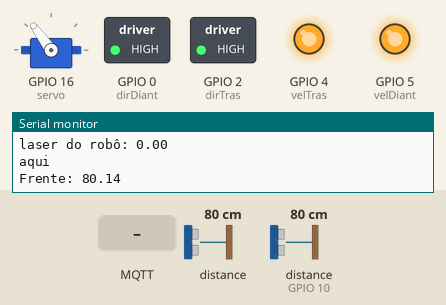
Bench run of a sketch on a simulated ESP8266 (NodeMCU). Shown: servo, switched loads named in the sketch (green lamp = pin HIGH), output pins drawn as LEDs (lit = HIGH), the last lines printed to the serial monitor. Wiring (inferred from the names in the program): ultrasonic range finder: trigger GPIO 14; echo GPIO 10. Inputs (shaded band) come from the test bench; at power-on: distance to the obstacle 80 cm, distance to the obstacle (sensor on GPIO 10) 80 cm. The echo pulse lasts 58.3 µs per cm; WiFi joins after 1.5 s; servers stay silent unless stated; no MQTT or app messages arrive unless stated; pins used as bus, display or sensor lines are not drawn.

Above: at 2.7 s.
2.8 s: distance to the obstacle (sensor 0) set to 12 cm
4.3 s: distance to the obstacle (sensor 0) set to 9 cm
At 4.9 s:
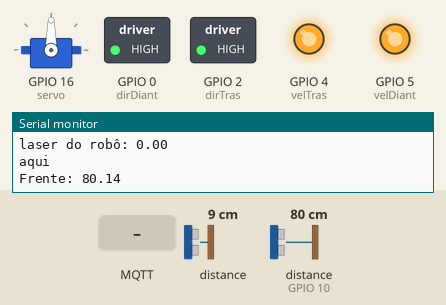
5.8 s: distance to the obstacle (sensor 0) set to 2 cm
At 6.9 s:
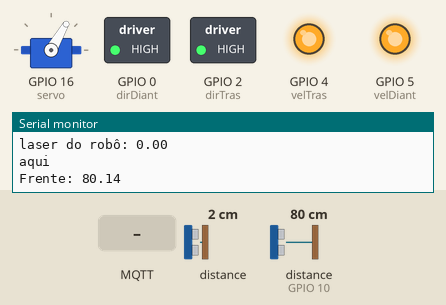
7.6 s: MQTT message "DISTANCIA" arrives on the first subscribed topic
At 8.6 s:
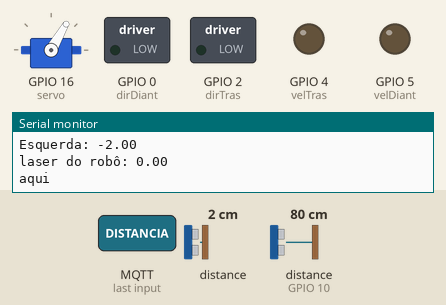
Timing chart, 0 to 25.1 s (numbered marks = the images above; inputs shaded):
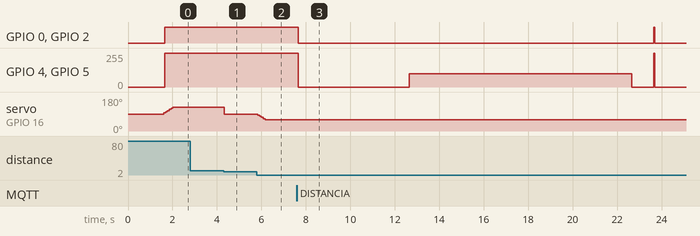

The sketch:

veiculo.ino
```cpp
#include "Adafruit_VL53L0X.h"     /*Biblioteca do laser */
#include <Wire.h>                 /*Biblioteca para declaração das portas SDA e SCL*/
#include <Servo.h>                /*Biblioteca do Servo Motor*/
#include <Ultrasonic.h>           /*Biblioteca do do Ultrasonico*/
#include <ESP8266WiFi.h>           /*Biblioteca WIFI para ESP */
#include <PubSubClient.h>         /*Biblioteca do MQTT */

//WiFi
const char* SSID =  "NotebookSaulo";/*"MostraProfissoes";              /* SSID / nome da rede WiFi que deseja se conectar*/
const char* PASSWORD = "Saulo1004"; /*  "profissoes";   /* Senha da rede WiFi que deseja se conectar*/
WiFiClient wifiClient;

//MQTT Server
const char* BROKER_MQTT ="192.168.137.1";/*"broker.hivemq.com";//"test.mosquitto.org"; //URL do broker MQTT que se deseja utilizar*/
int BROKER_PORT = 1883;               /*       // Porta do Broker MQTT*/

#define ID_MQTT  "CARRO"      /*Informe um ID unico e seu. Caso sejam usados IDs repetidos a ultima conexão irá sobrepor a anterior. */
#define VAGA1 "VAGA1"       /*Informe um Tópico único. Caso sejam usados tópicos em duplicidade, o último irá eliminar o anterior.*/
#define VAGA2 "VAGA2"         /*Informe um Tópico único. Caso sejam usados tópicos em duplicidade, o último irá eliminar o anterior.*/
#define STAVAGA1 "STAVAGA1" /*Informe um Tópico único. Caso sejam usados tópicos em duplicidade, o último irá eliminar o anterior.*/
#define STAVAGA2 "STAVAGA2" /*Informe um Tópico único. Caso sejam usados tópicos em duplicidade, o último irá eliminar o anterior.*/
#define DISTANCIA "DISTANCIA"

PubSubClient MQTT(wifiClient); /* Instancia o Cliente MQTT passando o objeto espClient*/

Servo servo; /*SERVO DA DIREÇÃO*/

#define velDiant 5 /*portas definidas pela shild para os motores (padrao)*/
#define dirDiant 0 /*portas definidas pela shild para os motores (padrao)*/
#define velTras  4 /*portas definidas pela shild para os motores (padrao)*/
#define dirTras  2 /*portas definidas pela shild para os motores (padrao)*/

const int TRIGGERdir = 14; /*TRIGGER DO ULTRASSONICO ESQUERDO*/
const int ECHOdir    = 10; /*ECHO DO ULTRASSONICO ESQUERDO*/

String tempoS = " ";
String statsS = " ";
String distaS = " ";
float esq = 0; /*CONTROLA DISTANCIA DA ESQUERDA*/
float fre = 0; /*CONTROLA DISTANCIA DA FRENTE*/
float disSem = 20;
float esc =0;
float dir = 0; /*CONTROLA DISTANCIA DA DIREITA*/
float disVaga = 20;


int minRange = 512;
int maxRange = 512;
int minSpeed = 50;
int maxSpeed = 100;/*1020;*/
int noSpeed = 0;
int pos = 90; /*SERVO SÓ GIRA 180*/

boolean controle = false;


Adafruit_VL53L0X lox = Adafruit_VL53L0X(); /*DECLARAÇÃO DO LASER*/


//Declaração das Funções
void mantemConexoes();  //Garante que as conexoes com WiFi e MQTT Broker se mantenham ativas
void conectaWiFi();     //Faz conexão com WiFi
void conectaMQTT();     //Faz conexão com Broker MQTT
void recebePacote(char* topic, byte* payload, unsigned int length);
void distanciaLaser();

int recebeTempo(String tempo);
int recebeVaga(String statu);
float recebeDistancia(String distanciac);

void pontomorto();
void frente();
void re();
void reto();
void esquerda();
void direita();
void distancia() ;


void setup() {
  Wire.begin(13,12); /*/DECLARA SCL E DEPOIS A SDA DO LASER*/
  Serial.begin(115200);

  conectaWiFi();
  MQTT.setServer(BROKER_MQTT, BROKER_PORT);
  MQTT.setCallback(recebePacote);

  /*initial settings for motors off and direction forward*/
    servo.attach(16); /* servo está na porta 16*/
    servo.write(pos); /* aciona a porta do servo, zerando*/

    pinMode(velDiant, OUTPUT); /*declara saida dos pinos*/
    pinMode(velTras, OUTPUT);
    pinMode(dirDiant, OUTPUT);
    pinMode(dirTras, OUTPUT);
    digitalWrite(velDiant, LOW); /*declara motores desligados*/
    digitalWrite(velTras, LOW);
    digitalWrite(dirDiant, LOW);
    digitalWrite(dirTras,LOW);

    pinMode(TRIGGERdir, OUTPUT); /*DECLARA ULTRASSONICO COMO SAIDA*/
    pinMode(ECHOdir, INPUT);     /*DECLARA ULTRASSONICO COMO ENTRADA*/

    /* VERIFICA A PORTA USB CONECTADA*/
    while (! Serial) {
      delay(1);
    }

    Serial.println("Adafruit VL53L0X test");
    if (!lox.begin()) {
      Serial.println(F("Failed to boot VL53L0X"));
      while(1);
    }
    /* LIGA O LASER */
    Serial.println(F("VL53L0X API Simple Ranging example\n\n"));

}


void loop() {
    mantemConexoes();
    MQTT.loop();

    distancia();
    distanciaLaser();
    Serial.print("laser do robô: ");
    Serial.println(fre);

    /* CARRINHO IR PARA ESQUERDA LENDO LASER */
    if((esq >= 5) &&(esq <= 6 )) {
       reto();
    }else if (esq >= 6.1 ){
        esquerda();
    }else if(esq <= 4.9){
       direita();
    }

    frente();
    Serial.println("aqui");
       //// mexer aqui de acordo com a vaga
       if ( (disSem < 30) && (!controle) ) {
        controle = true;
       }

          if ((disVaga <= 6) && (controle)){
             pontomorto();
             delay(5000);
             re();
             delay(10000);
             pontomorto();
             controle = false;
             delay(1000);
             frente();
             if ((esq >= 5) &&(esq <= 6 )) {
                reto();
             }else if (esq >= 6.1 ){
                   esquerda();
             }else if(esq <= 4.9){
                   direita();
             }
          }else{
                //Serial.println("segue pq não entrou em nada");
                frente();
          }


}
```

DIRECAO.ino
```cpp
void pontomorto(){
  digitalWrite(velDiant, LOW);
  digitalWrite(velTras, LOW);
  digitalWrite(dirDiant, LOW);
  digitalWrite(dirTras,LOW);
}

void frente(){
  digitalWrite(velDiant, HIGH);
  digitalWrite(velTras, HIGH);
  digitalWrite(dirDiant, HIGH);
  digitalWrite(dirTras,HIGH);
}

void re(){
  digitalWrite(dirDiant,LOW);
  digitalWrite(dirTras,LOW);
  analogWrite(velDiant,maxSpeed);
  analogWrite(velTras,maxSpeed);
}

void reto(){
     pos = 90; /*por ser um servo motor de 180º o ponto central e 90º*/
     servo.write(pos); /* Comando para angulo específico*/
}

void esquerda(){

     if (pos < 123){
    /*a cada interação do loop principal de acordo com a distância
    do canteiro central adiciona 6º para que ele corrija seu
    trajeto para que o veículo fique entre 5 e 6 cm do canteiro central*/
        pos = pos+6;

        servo.write(pos);
        delay(45);
     }
}

void direita(){

     if (pos > 60){
     /*a cada interação do loop principal de acordo com a distância
    do canteiro central adiciona 6º para que ele corrija seu
    trajeto para que o veículo fique entre 5 e 6 cm do canteiro central*/
        pos = pos-6;
        servo.write(pos);
        delay(45);
     }
}
```

DISTANCIA.ino
```cpp
void distancia() {

    long duration, distance;
    digitalWrite(TRIGGERdir, LOW);
    delayMicroseconds(2);

    digitalWrite(TRIGGERdir, HIGH);
    delayMicroseconds(10);

    digitalWrite(TRIGGERdir, LOW);
    duration = pulseIn(ECHOdir, HIGH);
    dir = (duration/2) / 29.1;
    Serial.print("Frente: ");
    Serial.println(dir);
}


void distanciaLaser(){
  /*-------------------------------*/
    /*Codigo do Laser*/

    VL53L0X_RangingMeasurementData_t measure;
    /*Serial.print("Lendo a medida... ");*/
    lox.rangingTest(&measure, false);

    if (measure.RangeStatus != 4) {
     /* Serial.print("Distancia laser (cm): "); */
     /* Serial.println((measure.RangeMilliMeter-40)/10);*/
      esq = (measure.RangeMilliMeter-40)/10;
    } else {
     /* Serial.println(" Fora de alcance! ");*/
      esq = 1;
    }
    /*------------------------------- */
    Serial.print("Esquerda: ");
    Serial.println(esq);
}
```

MQTT.ino
```cpp
void mantemConexoes() {
  if (!MQTT.connected()) {
    conectaMQTT();
  }

  conectaWiFi(); //se não há conexão com o WiFI, a conexão é refeita
}
void conectaMQTT() {
  while (!MQTT.connected()) {
    /*Serial.print("Conectando ao Broker MQTT: ");*/
    Serial.println(BROKER_MQTT);
    if (MQTT.connect(ID_MQTT)) {
       /*Serial.println("Conectado ao Broker com sucesso!");*/
       Serial.println("VAGA1");
       MQTT.subscribe(VAGA1);

       Serial.println("STAVAGA1");
       MQTT.subscribe(STAVAGA1);

       Serial.println("VAGA2");
       MQTT.subscribe(VAGA2);

       Serial.println("STAVAGA2");
       MQTT.subscribe(STAVAGA2);

       Serial.println("DISTANCIA");
       MQTT.subscribe(DISTANCIA);
    }
    else {
      /*Serial.println("Noo foi possivel se conectar ao broker.");*/
      /*Serial.println("Nova tentatica de conexao em 10s");*/
      delay(10000);
    }
  }
}


void recebePacote(char* topic, byte* payload, unsigned int length){
     String msg = " ";
     String topicoo;
     topicoo = "";
     float temp;
     int tamanho = strlen(topic);
     for (int j = 0; j < tamanho; j++) {
         topicoo = topicoo + topic[j];
     }

     //obtem a string do payload recebido

     for (int i = 0; i < length; i++) {
         char c = (char)payload[i];
         msg += c;
     }
     /*Serial.print("Topico: ");*/
     /*Serial.println(topicoo);*/

     if (topicoo == "DISTANCIA") {

        Serial.print("Distancia Semafaro: ");
        Serial.println(msg);

        disSem = recebeDistancia(msg);

     }

     if (topicoo == "VAGA1"){
        Serial.print("Distancia Vaga: ");
        Serial.println(msg);
        disVaga = recebeDistanciaVaga(msg);
     }

}
```

VAGA.ino
```cpp
float  recebeDistancia(String distanciac){
   disSem = distanciac.toFloat();
   return disSem;
}

float recebeDistanciaVaga(String distanciac){
      disVaga = distanciac.toFloat();
      return disVaga;
}

/* Arquivo MQTT adicionar no subscribe os Topicos que vem do semafaro
 *  adicioanr na função recebe pacote verificando o nome do topico para ler a mensagem vinda junto do topico para mandar para a função correspondente
 *  dentro do arquivo VAGA
 *
 *  OBS MQTT so envia e recebe STRING
 */
```

WIFI.ino
```cpp
void conectaWiFi() {

  if (WiFi.status() == WL_CONNECTED) {
     return;
  }

  Serial.print("Conectando-se na rede: ");
  Serial.print(SSID);
  Serial.println("  Aguarde!");

  WiFi.begin(SSID, PASSWORD); // Conecta na rede WI-FI
  while (WiFi.status() != WL_CONNECTED) {
      delay(100);
      Serial.print(".");
  }

  Serial.println();
  Serial.print("Conectado com sucesso, na rede: ");
  Serial.print(SSID);
  Serial.print("  IP obtido: ");
  Serial.println(WiFi.localIP());
}
```

Measured:
- the behaviour switches between 11 and 10 cm on distance to the obstacle (sensor 0) (found by bisection; images 0 and 1)
- after the input at 4.3 s, servo on GPIO 16 (servo): 126° → 90° at once
- after the input at 5.8 s, servo on GPIO 16 (servo): moves from 90° to 60° over 0.34 s, starting at once
- after the input at 7.6 s, GPIO 0 (dirDiant), GPIO 2 (dirTras): HIGH → LOW after 0.06 s, → HIGH 16.0 s later, → LOW 0.04 s later; GPIO 4 (velTras), GPIO 5 (velDiant): 255/255 → 0/255 after 0.06 s, → 100/255 5.0 s later, → 0/255 10.0 s later
